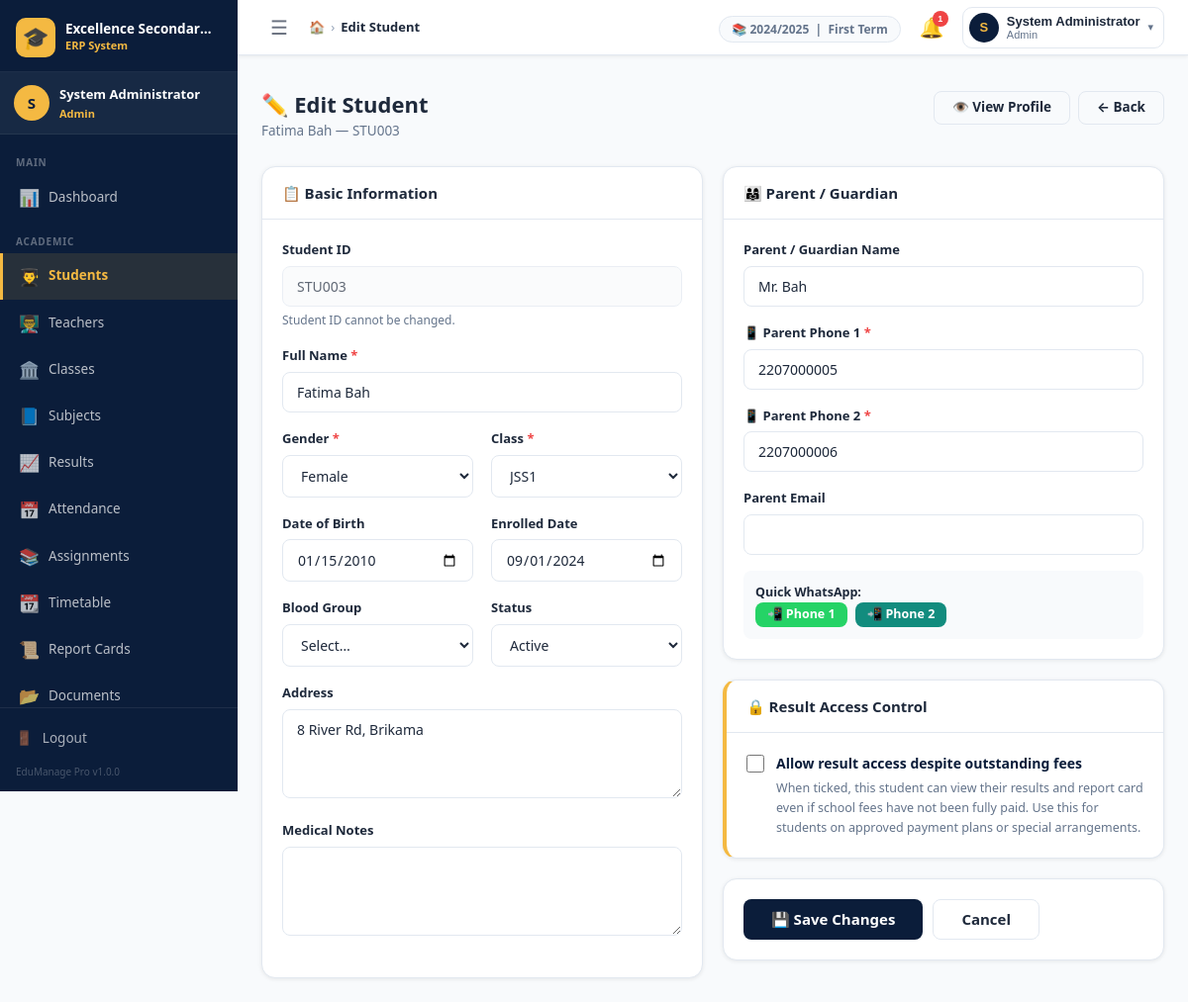
Screenshot of /admin/students_edit.php?id=3 (signed in) with the database file from the repository.
### tables this page shows
CREATE TABLE `settings` (
  `id`          INT UNSIGNED NOT NULL AUTO_INCREMENT,
  `setting_key` VARCHAR(100) NOT NULL UNIQUE,
  `setting_val` TEXT         DEFAULT NULL,
  `updated_at`  TIMESTAMP    NOT NULL DEFAULT CURRENT_TIMESTAMP ON UPDATE CURRENT_TIMESTAMP,
  PRIMARY KEY (`id`),
  KEY `idx_key` (`setting_key`)
);

CREATE TABLE `students` (
  `id`              INT UNSIGNED NOT NULL AUTO_INCREMENT,
  `user_id`         INT UNSIGNED DEFAULT NULL,
  `student_id`      VARCHAR(20)  NOT NULL UNIQUE,
  `full_name`       VARCHAR(100) NOT NULL,
  `gender`          ENUM('Male','Female') NOT NULL,
  `dob`             DATE         DEFAULT NULL,
  `class_id`        INT UNSIGNED NOT NULL,
  `session_id`      INT UNSIGNED NOT NULL,
  `parent_name`     VARCHAR(100) DEFAULT NULL,
  `parent_phone1`   VARCHAR(20)  NOT NULL,
  `parent_phone2`   VARCHAR(20)  NOT NULL,
  `parent_email`    VARCHAR(100) DEFAULT NULL,
  `address`         TEXT         DEFAULT NULL,
  `photo`           VARCHAR(255) DEFAULT NULL,
  `blood_group`     VARCHAR(5)   DEFAULT NULL,
  `medical_notes`   TEXT         DEFAULT NULL,
  `status`          ENUM('active','inactive','graduated','transferred') NOT NULL DEFAULT 'active',
  `enrolled_date`   DATE         DEFAULT NULL,
  `created_at`      TIMESTAMP    NOT NULL DEFAULT CURRENT_TIMESTAMP,
  `updated_at`      TIMESTAMP    NOT NULL DEFAULT CURRENT_TIMESTAMP ON UPDATE CURRENT_TIMESTAMP,
  PRIMARY KEY (`id`),
  KEY `idx_student_id` (`student_id`),
  KEY `idx_class`      (`class_id`),
  KEY `idx_session`    (`session_id`),
  CONSTRAINT `fk_student_class`   FOREIGN KEY (`class_id`)   REFERENCES `classes`(`id`),
  CONSTRAINT `fk_student_session` FOREIGN KEY (`session_id`) REFERENCES `academic_sessions`(`id`),
  CONSTRAINT `fk_student_user`    FOREIGN KEY (`user_id`)    REFERENCES `users`(`id`) ON DELETE SET NULL
);

CREATE TABLE `classes` (
  `id`          INT UNSIGNED NOT NULL AUTO_INCREMENT,
  `name`        VARCHAR(50)  NOT NULL UNIQUE,
  `description` VARCHAR(255) DEFAULT NULL,
  `capacity`    INT UNSIGNED DEFAULT 40,
  `sort_order`  INT UNSIGNED DEFAULT 0,
  `created_at`  TIMESTAMP    NOT NULL DEFAULT CURRENT_TIMESTAMP,
  PRIMARY KEY (`id`),
  KEY `idx_name` (`name`)
);

### admin/students_edit.php (the view, shortened to what the rows shown need)
<?php
$id = int_val($_GET['id'] ?? 0);
$student = Database::fetchOne(
    "SELECT s.*, c.name AS class_name
     FROM students s JOIN classes c ON c.id = s.class_id
     WHERE s.id = ?",
    [$id]
);
$errors = [];
$form   = $student;
$classes     = Database::fetchAll("SELECT id, name FROM classes ORDER BY sort_order");
include INCLUDES_PATH . '/header.php';
?>
<div class="page-header">
    <div class="page-header-left">
        <h1 class="page-title">✏️ Edit Student</h1>
        <p class="page-subtitle"><?= e($student['full_name']) ?> &mdash; <?= e($student['student_id']) ?></p>
    </div>
</div>
<form method="POST" action="" data-validate>
    <div class="grid-2" style="gap:20px">
        <div style="display:flex;flex-direction:column;gap:20px">
            <div class="card">
                <div class="card-body">
                    <div class="form-group">
                        <label class="form-label">Student ID</label>
                        <input type="text" class="form-control" value="<?= e($form['student_id']) ?>" disabled>
                        <div class="form-hint">Student ID cannot be changed.</div>
                    </div>
                    <div class="form-group">
                        <label class="form-label">Full Name <span class="req">*</span></label>
                        <input type="text" name="full_name" class="form-control <?= isset($errors['full_name']) ? 'is-invalid':'' ?>"
                               value="<?= e($form['full_name']) ?>" required>
                    </div>
                    <div class="form-grid-2">
                        <div class="form-group">
                            <label class="form-label">Gender <span class="req">*</span></label>
                            <select name="gender" class="form-control" required>
                                <?php foreach (['Male','Female'] as $g): ?>
                                    <option value="<?= $g ?>" <?= $form['gender']===$g?'selected':'' ?>><?= $g ?></option>
                                <?php endforeach; ?>
                            </select>
                        </div>
                        <div class="form-group">
                            <label class="form-label">Class <span class="req">*</span></label>
                            <select name="class_id" class="form-control" required>
                                <?php foreach ($classes as $cls): ?>
                                    <option value="<?= $cls['id'] ?>" <?= $form['class_id']==$cls['id']?'selected':'' ?>><?= e($cls['name']) ?></option>
                                <?php endforeach; ?>
                            </select>
                        </div>
                    </div>
                    <div class="form-grid-2">
                        <div class="form-group">
                            <label class="form-label">Date of Birth</label>
                            <input type="date" name="dob" class="form-control" value="<?= e($form['dob']) ?>">
                        </div>
                        <div class="form-group">
                            <label class="form-label">Enrolled Date</label>
                            <input type="date" name="enrolled_date" class="form-control" value="<?= e($form['enrolled_date']) ?>">
                        </div>
                    </div>
                    <div class="form-grid-2">
                        <div class="form-group">
                            <label class="form-label">Status</label>
                            <select name="status" class="form-control">
                                <?php foreach (['active','inactive','graduated','transferred'] as $s): ?>
                                    <option value="<?= $s ?>" <?= $form['status']===$s?'selected':'' ?>><?= ucfirst($s) ?></option>
                                <?php endforeach; ?>
                            </select>
                        </div>
                    </div>
                    <div class="form-group">
                        <label class="form-label">Address</label>
                        <textarea name="address" class="form-control" rows="2"><?= e($form['address']) ?></textarea>
                    </div>
                </div>
            </div>
        </div>
        <div style="display:flex;flex-direction:column;gap:20px">
            <div class="card">
                <div class="card-body">
                    <div class="form-group">
                        <label class="form-label">Parent / Guardian Name</label>
                        <input type="text" name="parent_name" class="form-control" value="<?= e($form['parent_name']) ?>">
                    </div>
                    <div class="form-group">
                        <label class="form-label">📱 Parent Phone 1 <span class="req">*</span></label>
                        <input type="tel" name="parent_phone1"
                               class="form-control <?= isset($errors['parent_phone1'])?'is-invalid':'' ?>"
                               value="<?= e($form['parent_phone1']) ?>" required>
                    </div>
                    <div class="form-group">
                        <label class="form-label">📱 Parent Phone 2 <span class="req">*</span></label>
                        <input type="tel" name="parent_phone2"
                               class="form-control <?= isset($errors['parent_phone2'])?'is-invalid':'' ?>"
                               value="<?= e($form['parent_phone2']) ?>" required>
                    </div>
                </div>
            </div>
        </div>
    </div>
</form>
<?php include INCLUDES_PATH . '/footer.php'; ?>

### includes/header.php (shortened to what the rows shown need)
<?php
$schoolName  = get_setting('school_name', APP_NAME);
?>
<!DOCTYPE html>
<html lang="en">
<head>
    <link rel="stylesheet" href="<?= BASE_URL ?>/assets/css/style.css">
</head>
<body>
<div class="app-wrapper">
    <?php include INCLUDES_PATH . '/sidebar.php'; ?>
    <div class="main-area">
        <header class="topnav">
            <div class="topnav-right">
                <div class="topnav-meta hidden-sm">
                    <span class="meta-pill">
                        📚 <?= e(get_setting('current_session', '—')) ?>
                        &nbsp;|&nbsp;
                        <?= e(get_setting('current_term', '—')) ?> Term
                    </span>
                </div>
            </div>
        </header>
        <main class="main-content">

### rows the page displays
settings: setting_val "2024/2025"
settings: setting_val "First"
students: full_name "Fatima Bah", student "STU003", gender "Female", class_id "JSS1", dob "01/15/2010", enrolled_date "09/01/2024", status "Active", address "8 River Rd, Brikama", parent_name "Mr. Bah", parent_phone1 "2207000005", parent_phone2 "2207000006"

### other values shown
get_setting('school_name', APP_NAME) "Excellence Secondar…"
substr(current_full_name(), 0, 1) "S"
current_full_name() "System Administrator"
current_role_name() "Admin"
$item['section'] "MAIN"
$item['icon'] "📊"
$item['label'] "Dashboard"
$item['section'] "ACADEMIC"
$item['icon'] "👨‍🎓"
$item['label'] "Students"
$item['icon'] "👨‍🏫"
$item['label'] "Teachers"
$item['icon'] "🏛️"
$item['label'] "Classes"
$item['icon'] "📘"
